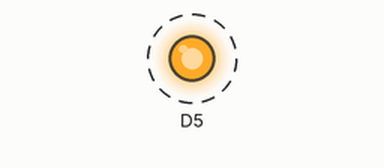
Recording of a sketch running on a simulated ESP8266 (NodeMCU). Parts: output pins drawn as LEDs (lit = HIGH). Dashed ring = blinking.

Above: at 0.5 s.
Timing chart, 0 to 5.8 s (numbered marks = the images above):
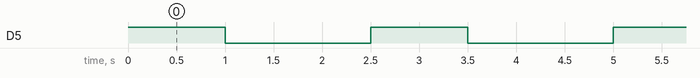

Measured:
- by itself, D5: alternates HIGH for 1.0 s and LOW for 1.5 s

The sketch:

Blink_LED_Bulb_ESP8266.ino
```cpp
void setup() {
  // put your setup code here, to run once:
  pinMode(D5,OUTPUT);

}

void loop() {
  // put your main code here, to run repeatedly:
  digitalWrite(D5,HIGH);
  delay(1000);
  digitalWrite(D5,LOW);
  delay(1500);


}
```
